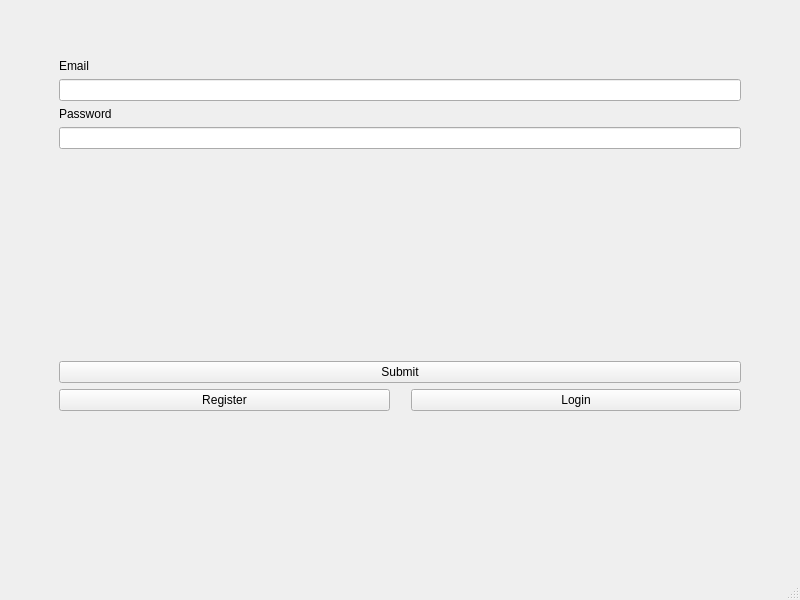
<?xml version="1.0" encoding="UTF-8"?>
<ui version="4.0">
 <class>LoginWindow</class>
 <widget class="QMainWindow" name="LoginWindow">
  <property name="geometry">
   <rect>
    <x>0</x>
    <y>0</y>
    <width>800</width>
    <height>600</height>
   </rect>
  </property>
  <property name="windowTitle">
   <string>MainWindow</string>
  </property>
  <property name="styleSheet">
   <string notr="true"/>
  </property>
  <widget class="QWidget" name="centralwidget">
   <property name="sizePolicy">
    <sizepolicy hsizetype="Expanding" vsizetype="Expanding">
     <horstretch>0</horstretch>
     <verstretch>0</verstretch>
    </sizepolicy>
   </property>
   <property name="layoutDirection">
    <enum>Qt::LeftToRight</enum>
   </property>
   <layout class="QVBoxLayout" name="verticalLayout_2">
    <property name="sizeConstraint">
     <enum>QLayout::SetMaximumSize</enum>
    </property>
    <item>
     <layout class="QFormLayout" name="formLayout">
      <property name="sizeConstraint">
       <enum>QLayout::SetDefaultConstraint</enum>
      </property>
      <property name="fieldGrowthPolicy">
       <enum>QFormLayout::AllNonFixedFieldsGrow</enum>
      </property>
      <property name="rowWrapPolicy">
       <enum>QFormLayout::WrapAllRows</enum>
      </property>
      <property name="horizontalSpacing">
       <number>-1</number>
      </property>
      <property name="leftMargin">
       <number>50</number>
      </property>
      <property name="topMargin">
       <number>50</number>
      </property>
      <property name="rightMargin">
       <number>50</number>
      </property>
      <property name="bottomMargin">
       <number>50</number>
      </property>
      <item row="0" column="0">
       <widget class="QLabel" name="emailLabel">
        <property name="text">
         <string>Email</string>
        </property>
       </widget>
      </item>
      <item row="0" column="1">
       <widget class="QLineEdit" name="emailInput"/>
      </item>
      <item row="1" column="0">
       <widget class="QLabel" name="passwordLabel">
        <property name="text">
         <string>Password</string>
        </property>
       </widget>
      </item>
      <item row="1" column="1">
       <widget class="QLineEdit" name="passwordInput">
        <property name="echoMode">
         <enum>QLineEdit::Password</enum>
        </property>
       </widget>
      </item>
      <item row="2" column="1">
       <spacer name="verticalSpacer">
        <property name="orientation">
         <enum>Qt::Vertical</enum>
        </property>
        <property name="sizeHint" stdset="0">
         <size>
          <width>20</width>
          <height>200</height>
         </size>
        </property>
       </spacer>
      </item>
      <item row="3" column="1">
       <widget class="QPushButton" name="submitButton">
        <property name="sizePolicy">
         <sizepolicy hsizetype="Expanding" vsizetype="Minimum">
          <horstretch>0</horstretch>
          <verstretch>0</verstretch>
         </sizepolicy>
        </property>
        <property name="cursor">
         <cursorShape>PointingHandCursor</cursorShape>
        </property>
        <property name="layoutDirection">
         <enum>Qt::LeftToRight</enum>
        </property>
        <property name="text">
         <string>Submit</string>
        </property>
       </widget>
      </item>
      <item row="4" column="1">
       <layout class="QHBoxLayout" name="horizontalLayout">
        <property name="spacing">
         <number>21</number>
        </property>
        <property name="sizeConstraint">
         <enum>QLayout::SetMinimumSize</enum>
        </property>
        <item>
         <widget class="QPushButton" name="registerButton">
          <property name="sizePolicy">
           <sizepolicy hsizetype="Minimum" vsizetype="Fixed">
            <horstretch>0</horstretch>
            <verstretch>0</verstretch>
           </sizepolicy>
          </property>
          <property name="cursor">
           <cursorShape>PointingHandCursor</cursorShape>
          </property>
          <property name="text">
           <string>Register</string>
          </property>
         </widget>
        </item>
        <item>
         <widget class="QPushButton" name="loginButton">
          <property name="sizePolicy">
           <sizepolicy hsizetype="Minimum" vsizetype="Fixed">
            <horstretch>0</horstretch>
            <verstretch>0</verstretch>
           </sizepolicy>
          </property>
          <property name="cursor">
           <cursorShape>ForbiddenCursor</cursorShape>
          </property>
          <property name="text">
           <string>Login</string>
          </property>
         </widget>
        </item>
       </layout>
      </item>
     </layout>
    </item>
   </layout>
  </widget>
  <widget class="QMenuBar" name="menubar">
   <property name="geometry">
    <rect>
     <x>0</x>
     <y>0</y>
     <width>800</width>
     <height>37</height>
    </rect>
   </property>
  </widget>
  <widget class="QStatusBar" name="statusbar"/>
 </widget>
 <resources/>
 <connections/>
</ui>
